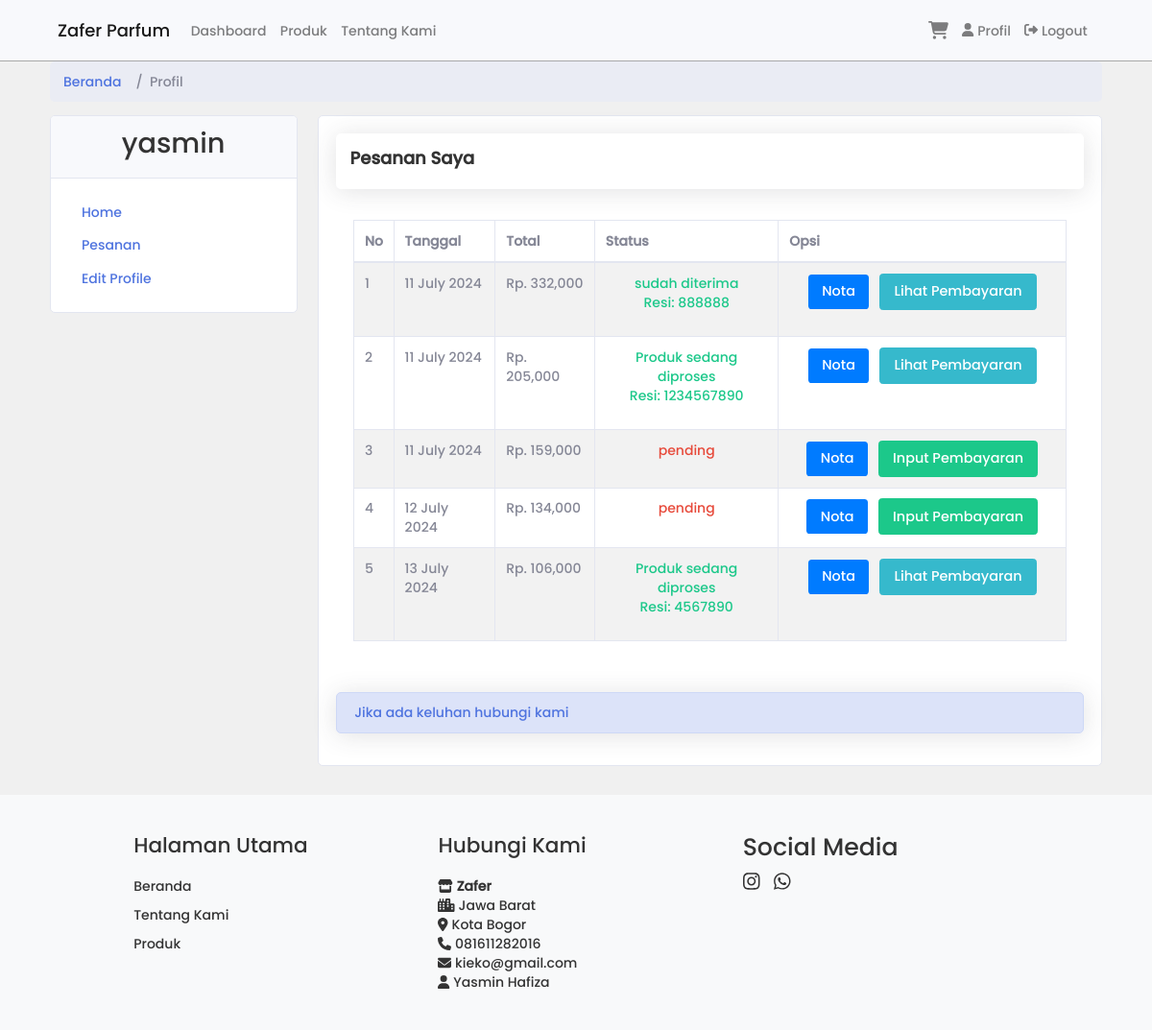
Page /pelanggan/index.php?page=pesanan (signed in) on the earlier database version.
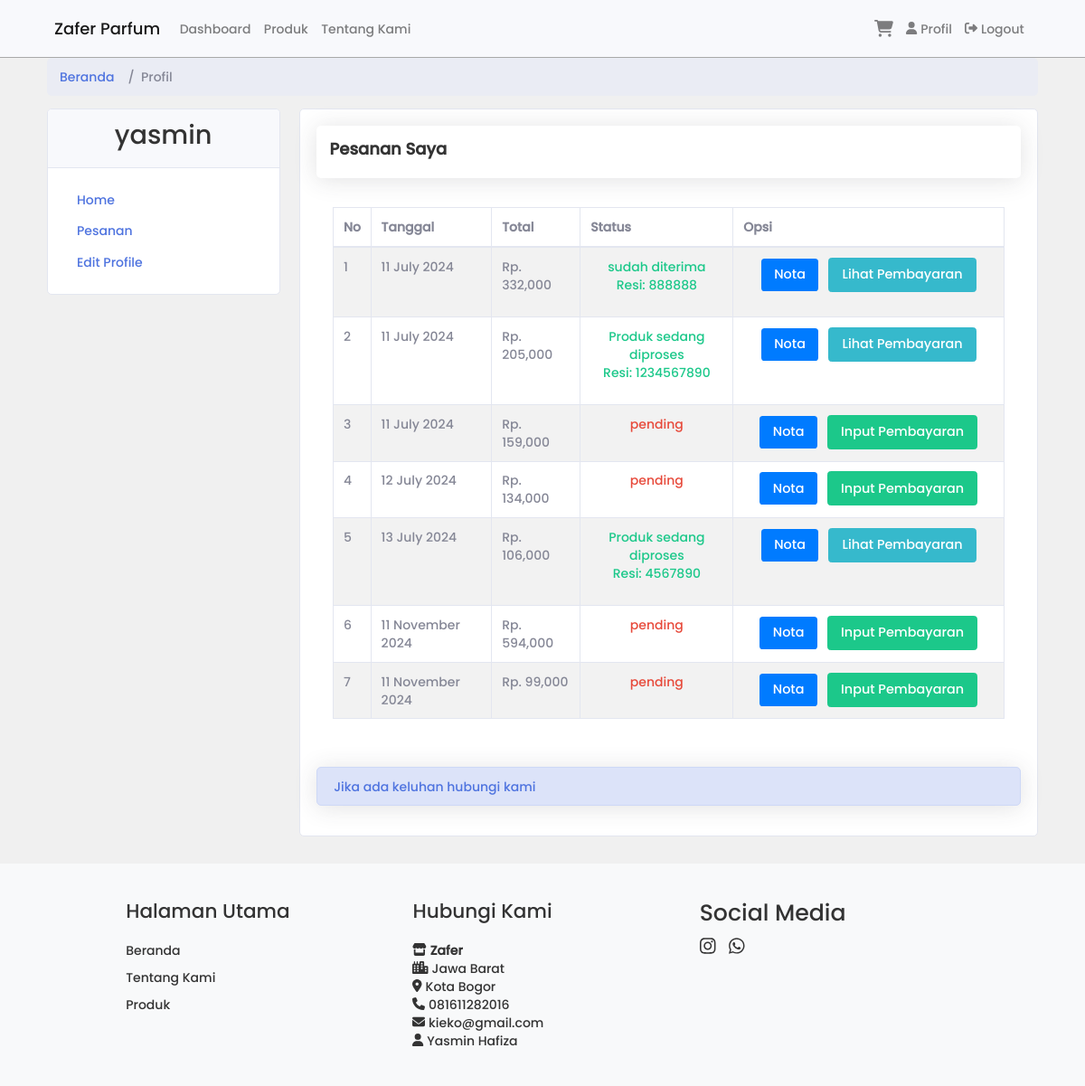
Same page on the later database version.
### tables this page shows
CREATE TABLE `pembelian` (
  `id_pembelian` int(11) NOT NULL,
  `id_pelanggan` int(11) NOT NULL,
  `tanggal_pembelian` date DEFAULT NULL,
  `total_pembelian` int(11) DEFAULT NULL,
  `alamat` text DEFAULT NULL,
  `total_berat` int(11) DEFAULT NULL,
  `provinsi` varchar(255) DEFAULT NULL,
  `distrik` varchar(255) DEFAULT NULL,
  `type` varchar(255) DEFAULT NULL,
  `kode_pos` varchar(255) DEFAULT NULL,
  `ekspedisi` varchar(255) DEFAULT NULL,
  `paket` varchar(255) DEFAULT NULL,
  `ongkir` int(11) DEFAULT NULL,
  `estimasi` varchar(255) DEFAULT NULL,
  `status` varchar(255) DEFAULT 'pending',
  `resi` varchar(255) DEFAULT NULL
);

### pelanggan/pesanan.php (the view, shortened to what this page needs)
<div class="shadow bg-white p-3 mb-3 rounded">
    <h5><strong>Pesanan Saya</strong></h5>
</div>
<?php
$id_pelanggan = $_SESSION['pelanggan']['id_pelanggan'];
$pembelian = array();
$ambil = $koneksi->query("SELECT * FROM pembelian JOIN pelanggan ON pembelian.id_pelanggan=pelanggan.id_pelanggan WHERE pembelian.id_pelanggan='$id_pelanggan'");
while($pecah = $ambil->fetch_assoc()) {
    $pembelian[] = $pecah;
}
?>
<div class="card-shadow">
    <div class="card-body">
        <div class="table-responsive">
        <table class="table table-bordered table-hover table-striped" >
            <thead>
                <tr>
                    <th>No</th>
                    <th>Tanggal</th>
                    <th>Total</th>
                    <th>Status</th>
                    <th>Opsi</th>
                </tr>
            </thead>
            <tbody>
                <?php foreach ($pembelian as $key => $value): ?>
                    <tr>
                        <td><?php echo $key+1; ?></td>
                        <td><?php echo date("d F Y", strtotime($value['tanggal_pembelian'])); ?></td>
                        <td>Rp. <?php echo number_format($value['total_pembelian']); ?></td>
                        <?php if($value['status']=='pending'): ?>
                        <td class="text-center text-danger"><?php echo $value['status']; ?>
                        </td>
                        <?php else: ?>
                        <td class="text-center text-success"><?php echo $value['status']; ?>
                        <?php if(!empty($value['resi'])): ?>
                           <br> <p>Resi: <?php echo $value['resi']; ?></p>
                        <?php endif ?>
                        </td>
                        <?php endif ?>
                        <td class="text-center" width="300">
                            <a href="index.php?page=detail_pembelian&id=<?php echo $value['id_pembelian']; ?>" class="btn btn-sm btn-primary">Nota</a>
                            <?php if($value['status']=='pending'): ?>
                                <a href="index.php?page=pembayaran&id=<?php echo $value['id_pembelian']; ?>" class="btn btn-sm btn-success ml-2">Input Pembayaran</a>
                                <?php else: ?>
                                <a href="index.php?page=detail_pembayaran&id=<?php echo $value['id_pembelian']; ?>" class="btn btn-sm btn-info ml-2">Lihat Pembayaran</a>
                                <?php endif ?>
                        </td>
                    </tr>
                <?php endforeach ?>
            </tbody>
        </table>
        </div>
    </div>
</div>
<div class="alert alert-primary shadow mt-3">
<a href="../tentangkami.php">Jika ada keluhan hubungi kami</a>
    </div>

Differences in the rows shown:
added pembelian: tanggal_pembelian "11 November 2024", total_pembelian "594,000", status "pending"
added pembelian: tanggal_pembelian "11 November 2024", total_pembelian "99,000", status "pending"
